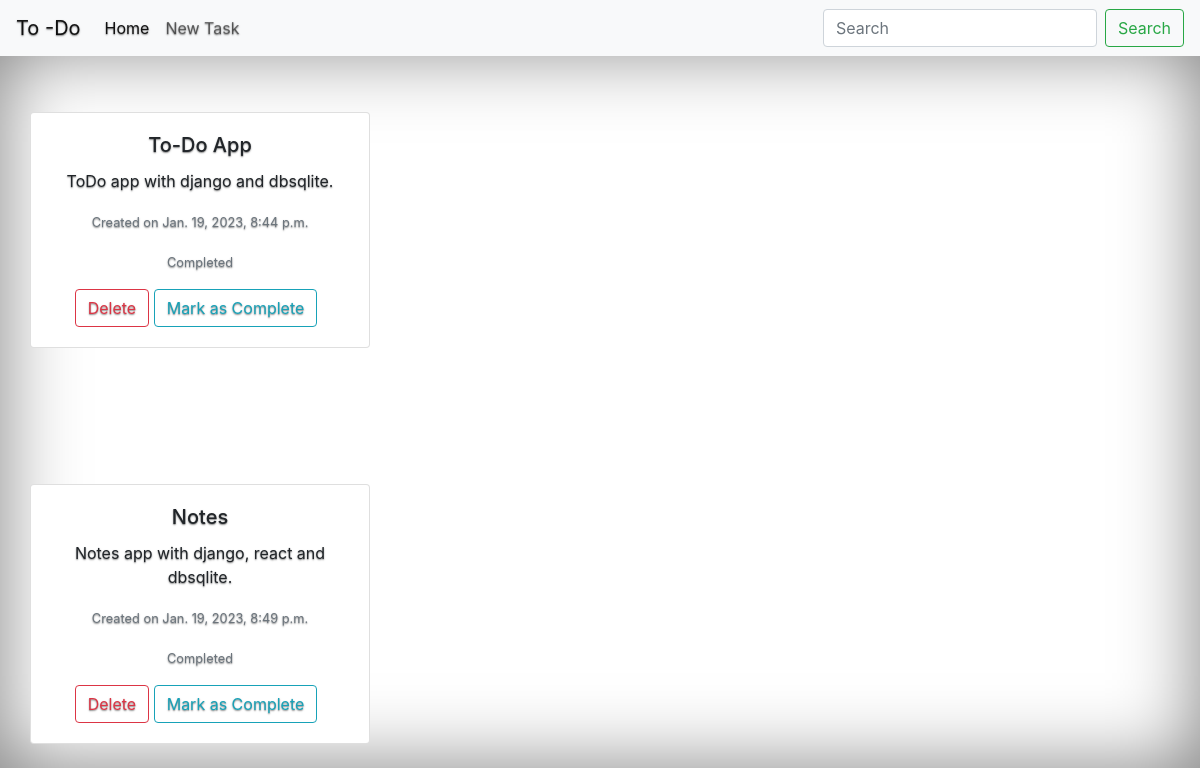
The page / on the database its author committed.
### ToDoTask/models.py (models this page shows)
class Task(models.Model):
    task_title = models.CharField(max_length=200)
    task_description = models.TextField()
    task_priority = models.CharField(max_length=25)
    task_status = models.CharField(max_length=20, default='Not Completed')
    created = models.DateTimeField(auto_now_add=True)
    updated = models.DateField(auto_now=True)

### ToDoTask/views.py (the view)
# urls.py: path('', views.homepage, name='home'),
def homepage(request):
    q = request.GET.get('q') if request.GET.get('q') is not None else ''
    tasks = Task.objects.filter(
        Q(task_title__icontains=q) |
        Q(task_status__icontains=q)
    )
    context = {
        'tasks': tasks,
        'status': 'Completed',
    }
    return render(request, 'ToDoTask/index.html', context)

### ToDoTask/templates/ToDoTask/index.html
{% extends 'base.html' %}
{% block content %}
{% for task in tasks %}
<div class="container-fluid mt-5 pt-5 rounded-top rounded-bottom border-danger">
    <div class="card-deck mt-3">
        <div class="col-sm-6 col-lg-4 mb-4">
            <div class="card text-center">
                <div class="card-body">
                    <h5 class="card-title">{{task.task_title}}</h5>
                    <p class="card-text">{{task.task_description}}.</p>
                    <p class="card-text"><small class="text-muted">Created on {{task.created}}</small></p>
                    <p class="card-text"><small class="text-muted text-danger">{{task.task_status}}</small></p>
                    <a href="{% url 'delete' task.id %}" class="btn btn-outline-danger">Delete</a>
                    <a href="{% url 'complete' task.id %}" class="btn btn-outline-info mr-2">Mark as Complete</a>
                </div>
            </div>
        </div>
    </div>
</div>
{% endfor %}
{% endblock content %}

### templates/base.html (shortened to what this page needs)
<!doctype html>
{% load static %}
<html lang="en">
<head>
    <link rel="stylesheet" href="https://cdn.jsdelivr.net/npm/bootstrap@4.0.0/dist/css/bootstrap.min.css"
>
    <link rel="stylesheet" href="https://cdn.jsdelivr.net/npm/swiper@8/swiper-bundle.min.css"/>
    <link rel="stylesheet" href="{% static 'styles/style.css' %}"/>
</head>
<body>
{% include 'navigationBar.html' %}
{% block content %}
{% endblock %}
</body>
</html>

### templates/navigationBar.html (shortened to what this page needs)
<nav class="navbar navbar-expand-lg fixed-top navbar-light bg-light">
  <a class="navbar-brand text-brand" href="/">To<span class="color-b"> -Do</span></a>
  <div class="collapse navbar-collapse" id="navbarSupportedContent">
    <ul class="navbar-nav mr-auto">
      <li class="nav-item active">
        <a class="nav-link" href="/">Home <span class="sr-only">(current)</span></a>
      </li>
      <li class="nav-item">
        <a class="nav-link" href="{% url 'newtask'%}">New Task</a>
      </li>
    </ul>
    <form method="get" action="{% url 'home' %}" class="form-inline my-2 my-lg-0">
      <input class="form-control mr-sm-2" name="q" type="search" placeholder="Search" aria-label="Search">
      <button class="btn btn-outline-success my-2 my-sm-0" type="search">Search</button>
    </form>
  </div>
</nav>

### static/styles/style.css (style rules this page uses)
body { text-shadow: 0 .05rem .1rem rgba(0, 0, 0, .5); box-shadow: inset 0 0 5rem rgba(0, 0, 0, .5); }

### rows shown on the page
Task: task_title "To-Do App", task_description "ToDo app with django and dbsqlite", created "Jan. 19, 2023, 8:44 p.m.", task_status "Completed"
Task: task_title "Notes", task_description "Notes app with django, react and dbsqlite", created "Jan. 19, 2023, 8:49 p.m.", task_status "Completed"
